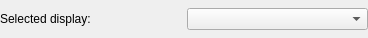
<?xml version="1.0" encoding="UTF-8"?>
<ui version="4.0">
 <class>CimrexEventFilterWidget</class>
 <widget class="QWidget" name="CimrexEventFilterWidget">
  <property name="geometry">
   <rect>
    <x>0</x>
    <y>0</y>
    <width>368</width>
    <height>38</height>
   </rect>
  </property>
  <property name="windowTitle">
   <string>Form</string>
  </property>
  <layout class="QHBoxLayout" name="horizontalLayout">
   <property name="leftMargin">
    <number>0</number>
   </property>
   <property name="topMargin">
    <number>0</number>
   </property>
   <property name="rightMargin">
    <number>0</number>
   </property>
   <property name="bottomMargin">
    <number>0</number>
   </property>
   <item>
    <widget class="QLabel" name="label">
     <property name="text">
      <string>Selected display:</string>
     </property>
    </widget>
   </item>
   <item>
    <widget class="QComboBox" name="comboBox"/>
   </item>
  </layout>
 </widget>
 <resources/>
 <connections/>
</ui>
